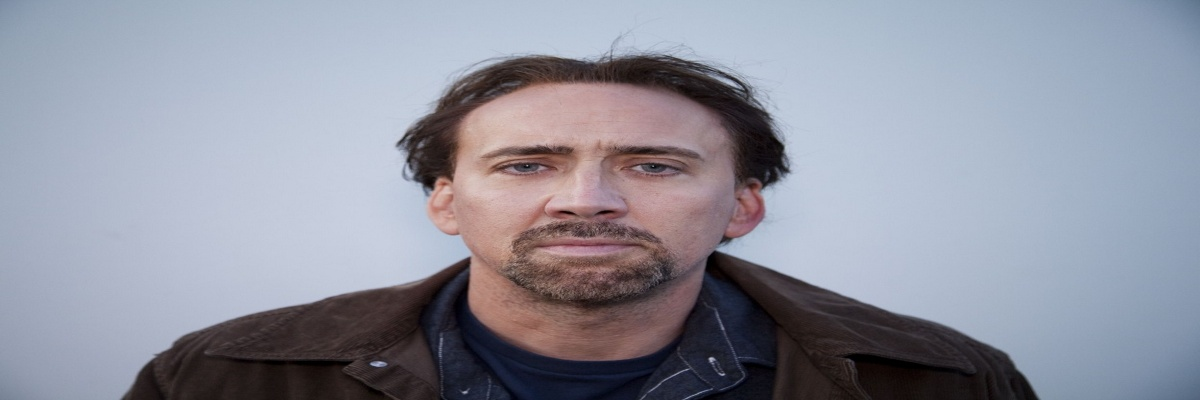
#> input picture test/change_size/scale-w/test_scale_w-100_h-50.jpg, 1200 x 400 px, given in place of test.jpg, which was not available
$ python main.py
#> lines starting #> are read from the running program, lines starting #| are printed output that depends on the picture; pictures that were not available may be replaced by others from this repository, and a replacement may not be noted
import cv2
import numpy as np

def change_brightness( img, value=0):
    hsv = cv2.cvtColor(img, cv2.COLOR_BGR2HSV)
    h, s, v = cv2.split(hsv)
    v = cv2.add(v,value)
    v[v > 255] = 255
    v[v < 0] = 0
    final_hsv = cv2.merge((h, s, v))
    img = cv2.cvtColor( final_hsv, cv2.COLOR_HSV2BGR)
    return img

def change_contrast( img, contrast=0):
    if contrast != 0:
        f = 131*(contrast + 127)/(127*(131-contrast))
        alpha_c = f
        gamma_c = 127*(1-f)

        img = cv2.addWeighted( img, alpha_c, img, 0, gamma_c)

    return img

def change_size(img,scale_x = 1.5,scale_y=1.5):
    img = cv2.resize( img, None, fx = scale_x, fy = scale_y, interpolation = cv2.INTER_LINEAR)
    return img

def change_angle_of_inclination( img, angle, scale_w = 1.0, scale_h = 1.0):

    (h, w) = img.shape[:2]
    center = (int(w / 2), int(h / 2))
    rotation_matrix = cv2.getRotationMatrix2D( center, angle, 1.0)

    img = cv2.warpAffine( img, rotation_matrix, (int(scale_w*w), int(scale_h*h)))
    return img

def create_variants( filename, img, func, step = 1, min_dif = -100, max_dif = 100):
    for i in range(min_dif,max_dif + 1,step):
        if i == 0:
            continue

        result = func(img,i)
        path = f"{filename}/{func.__name__}/{filename}_{func.__name__}_{i}.jpg"
        cv2.imwrite(path, result)

def create_size_variants( filename, img, step = 1, min_dif = 1, max_dif = 200):
   for i in range( min_dif, max_dif + 1, step):
        for j in range( min_dif, max_dif + 1, step):
            scale_w = i/100
            scale_h = j/100

            result = change_size( img, scale_w, scale_h)
            if i == 100:
                path = f"{filename}/change_size/scale-w/{filename}_scale_w-{i}_h-{j}.jpg"
                cv2.imwrite( path, result)
            elif j == 100:
                path = f"{filename}/change_size/scale-h/{filename}_scale_w-{i}_h-{j}.jpg"
                cv2.imwrite( path, result)
            elif i > j:
                path = f"{filename}/change_size/scale-w-h/{filename}_scale_w-{i}_h-{j}.jpg"
                cv2.imwrite( path, result)
            elif j > i:
                path = f"{filename}/change_size/scale-h-w/{filename}_scale_w-{i}_h-{j}.jpg"
                cv2.imwrite( path, result)

if __name__ == "__main__":

    print("Program: Start")

    with open('conf.txt','r') as filenames:
#> (reads conf.txt from the repository)
        filenames = filenames.readlines()

    for i in range(len(filenames)):
        filenames[i] = filenames[i].strip()

    for filename in filenames:

        imagename = f"{filename}/{filename}.jpg"
        img = cv2.imread(imagename)
#> img is the input picture: shape (400, 1200, 3); mean B, G, R 158.8, 146.1, 143.9

        create_variants(filename,img,change_brightness,step=10,min_dif=100,max_dif=100)
#> the loop in create_variants, `for i in range(min_dif,max_dif + 1,step):` made 1 pass
#> pass 1, in change_brightness, `h, s, v = cv2.split(hsv)`:
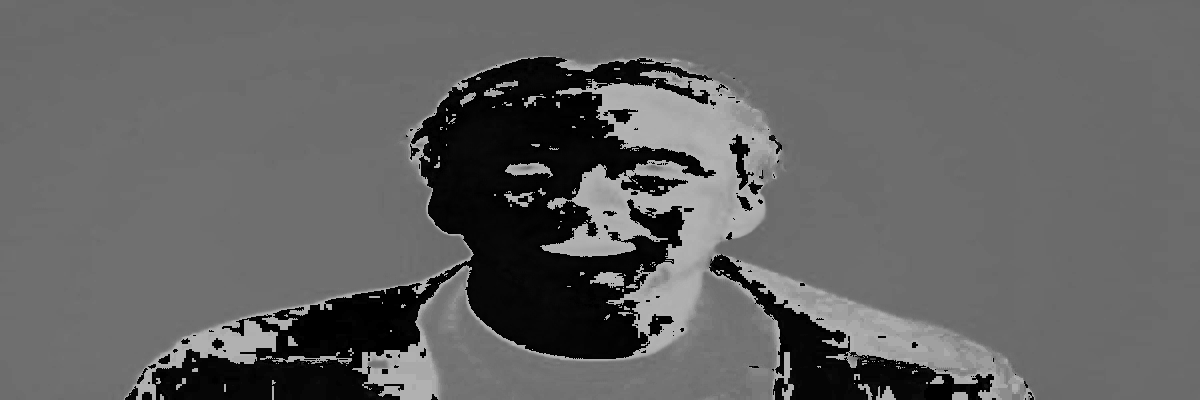
#> h: shape (400, 1200); min 0, max 179, mean 98.5
#> pass 1, in change_brightness, `h, s, v = cv2.split(hsv)`:
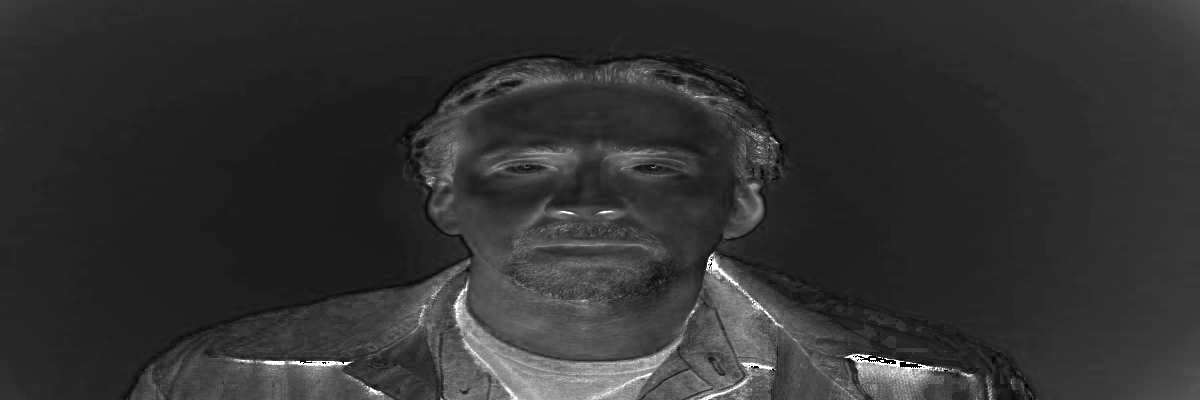
#> s: shape (400, 1200); min 0, max 255, mean 49.5
#> pass 1, in change_brightness, `h, s, v = cv2.split(hsv)`:
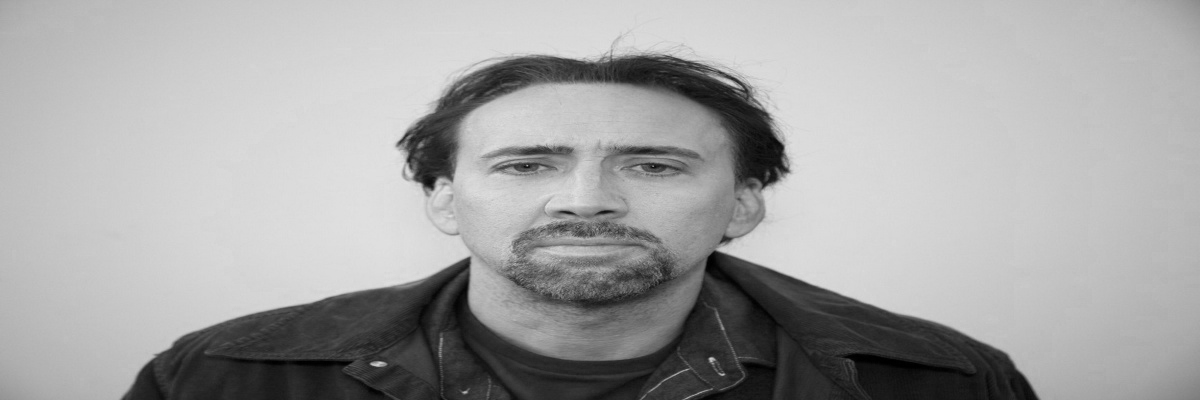
#> v: shape (400, 1200); min 0, max 226, mean 164.8

        create_variants(filename,img,change_contrast,step=10,min_dif=100,max_dif=100)
#> the loop in create_variants (call 2), `for i in range(min_dif,max_dif + 1,step):` made 1 pass
#> pass 1, in change_contrast, `img = cv2.addWeighted( img, alpha_c, img, 0, gamma_c)`:
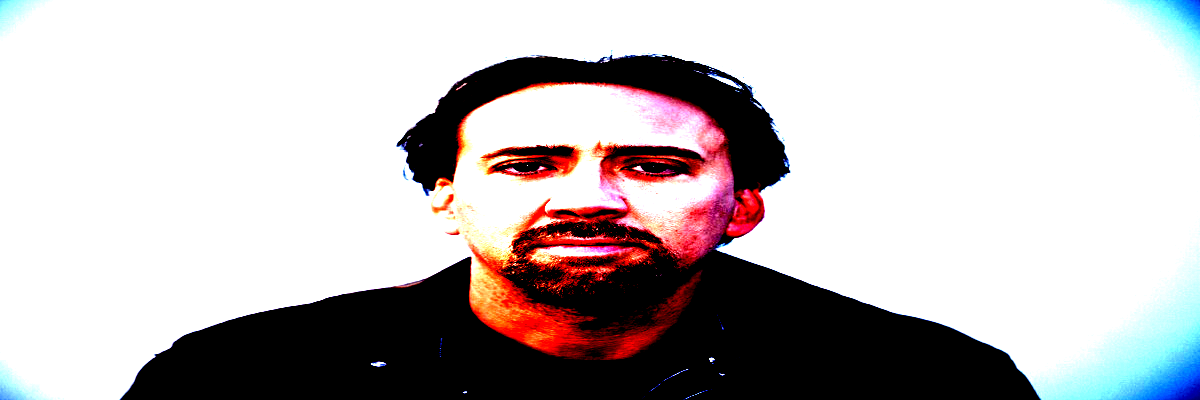
#> img: shape (400, 1200, 3); mean of channels 0, 1, 2 186.1, 185.4, 191.8; drawn as B, G, R

        create_variants(filename,img,change_angle_of_inclination,step=5,min_dif=180,max_dif=180)

        create_size_variants(filename,img,step=10,min_dif=50,max_dif=150)
#> the loop in create_size_variants, `for i in range( min_dif, max_dif + 1, step):` made 11 passes
#> pass 1, in change_size (call 2), `img = cv2.resize( img, None, fx = scale_x, fy = scale_y, interpolation..`:
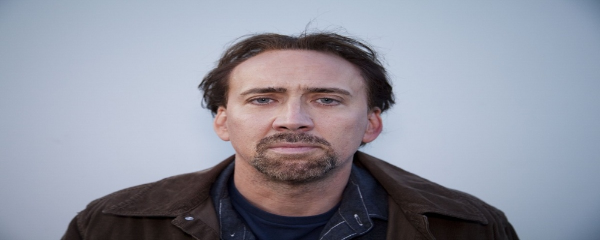
#> img: shape (240, 600, 3); mean of channels 0, 1, 2 158.8, 146.1, 143.9; drawn as B, G, R
#> pass 1, in change_size (call 3), `img = cv2.resize( img, None, fx = scale_x, fy = scale_y, interpolation..`:
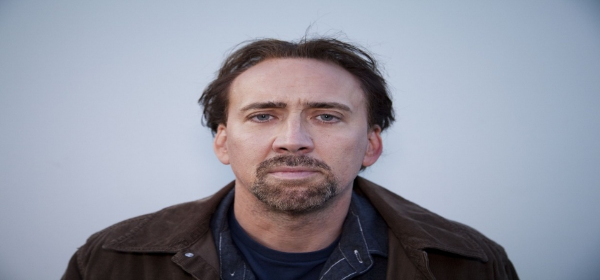
#> img: shape (280, 600, 3); mean of channels 0, 1, 2 158.7, 146, 143.8; drawn as B, G, R
#> pass 1, in change_size (call 4), `img = cv2.resize( img, None, fx = scale_x, fy = scale_y, interpolation..`:
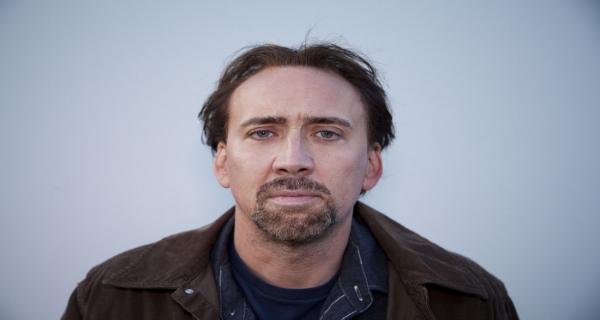
#> img: shape (320, 600, 3); mean of channels 0, 1, 2 158.7, 146, 143.8; drawn as B, G, R

    print("Program: End")
